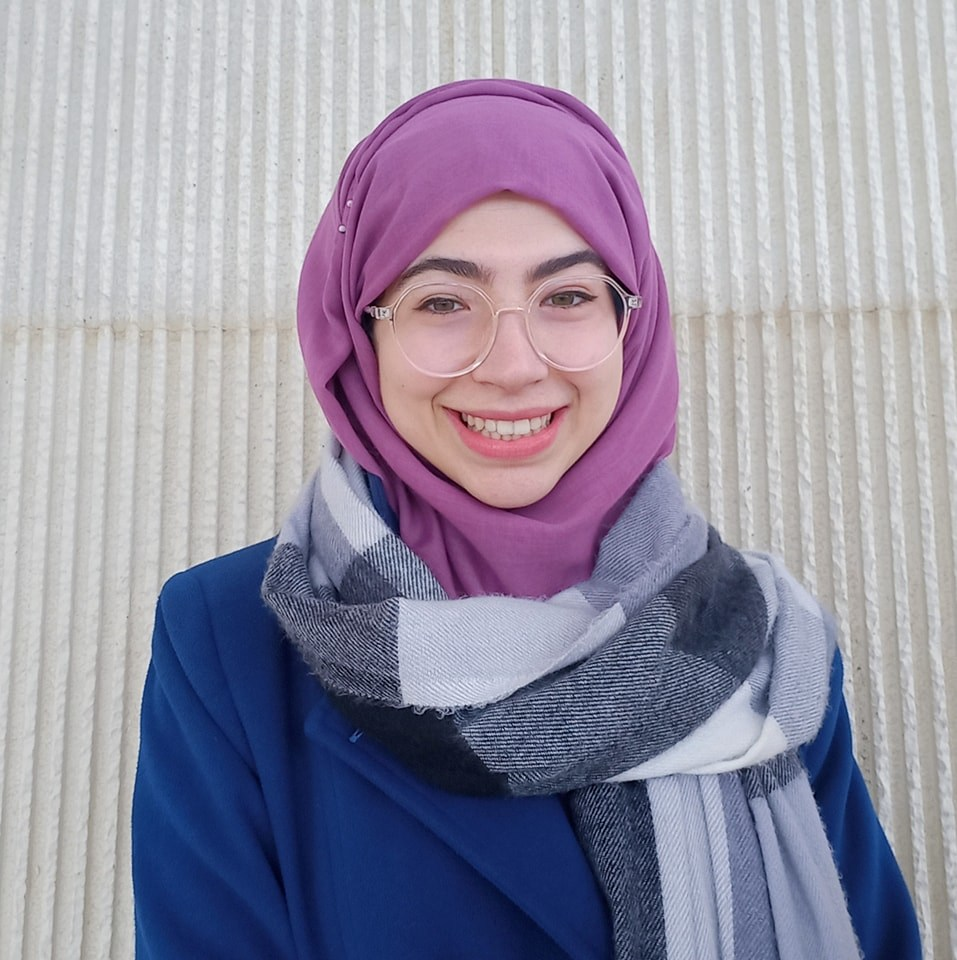
#> input picture images/shatha.jpg, 957 x 960 px, found by its file name
$ python face_detect.py
#> lines starting #> are read from the running program, lines starting #| are printed output that depends on the picture
import cv2 as cv
from cv2 import rectangle

img = cv.imread('images/shatha.jpg')
#> img is the input picture: shape (960, 957, 3); mean B, G, R 163.9, 146, 150.2
#img = img[50:800,200:800]
img = cv.resize(img,(500,500),interpolation=cv.INTER_CUBIC)
#> img: shape (500, 500, 3)
cv.imshow("Lady",img)

# Face detection : looks for object in an image
# haar cascades are really sensitive to noise in an image
# not very advanced, but easy to use and popular

gray = cv.cvtColor(img, cv.COLOR_BGR2GRAY)
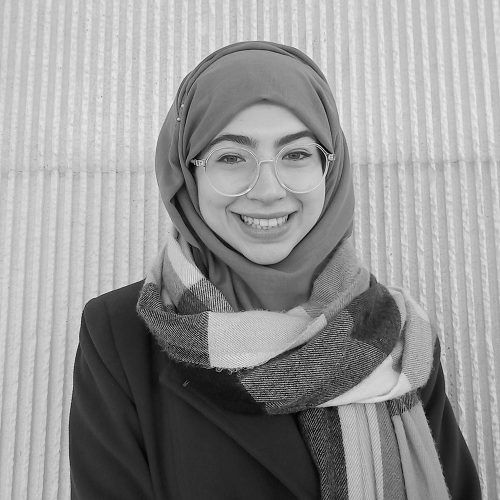
#> gray: shape (500, 500); min 1, max 245, mean 149.3

haar_cascade = cv.CascadeClassifier('C:/Users/LENOVO/Desktop/my python/OpenCV/Face Detection/haar_face.xml') # read data and store it
faces_rect = haar_cascade.detectMultiScale(gray,scaleFactor=1.1,minNeighbors=6) #detects face and return coordinates of the face, the less minNeighbors, the more faces you'll find
#> faces_rect = [[181, 92, 165, 165]]

print(len(faces_rect))
#| 1

for (x,y,w,h) in faces_rect:
    cv.rectangle(img,(x,y),(x+w,y+h),(0,255,0),thickness=2)
#> this loop made 1 pass
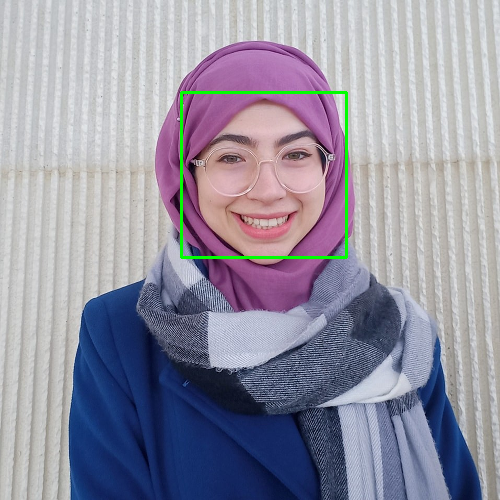
#> img: shape (500, 500, 3); mean B, G, R 162.7, 147.2, 148.9
cv.imshow("Rectangle",img)

cv.waitKey(0)

$ run again, with images/cat.jpg copied over images/shatha.jpg
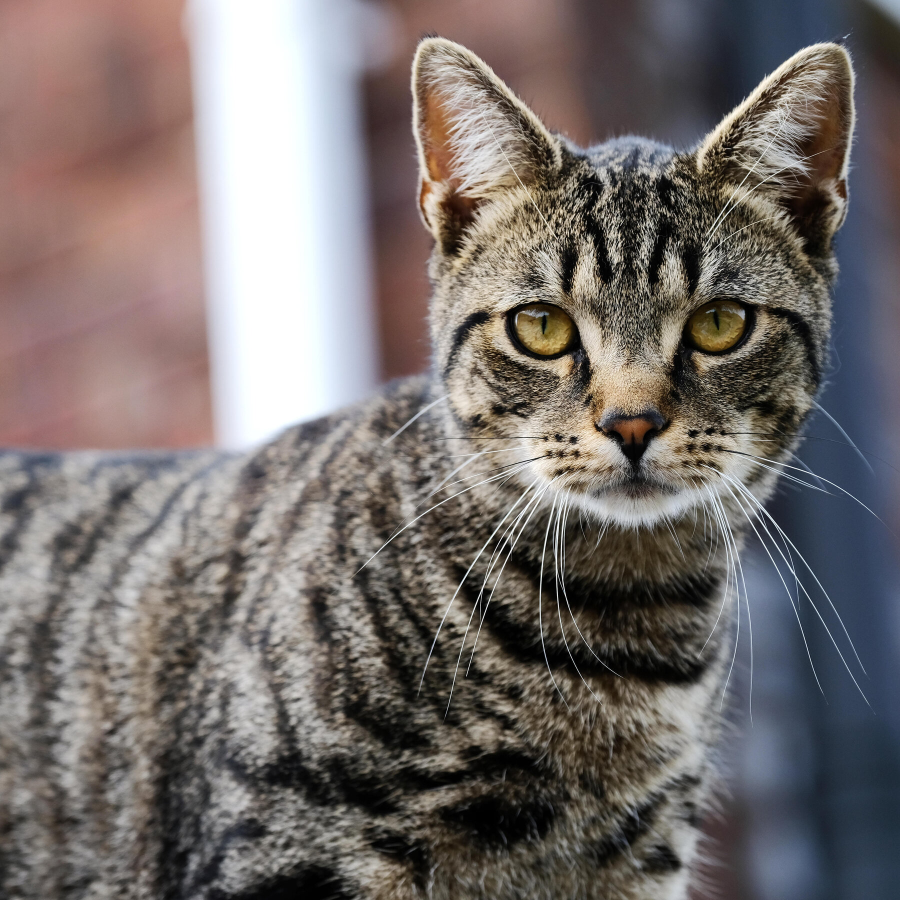
#> input picture images/cat.jpg, 1800 x 1800 px, found by its file name (shown at 1/2 size)
#> img is the input picture: shape (1800, 1800, 3); mean B, G, R 108.6, 110.7, 118.1
#> `img = cv.resize(img,(500,500),interpolation=cv.INTER_CUBIC)`:
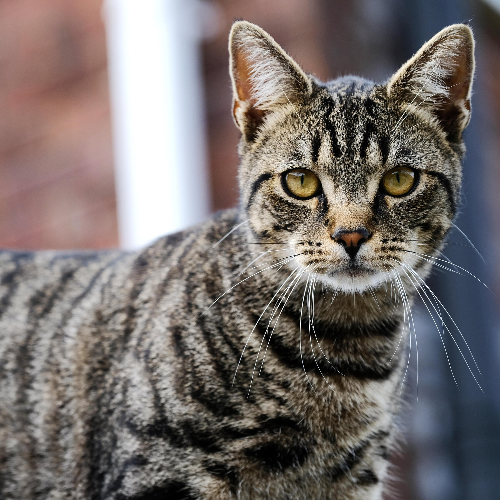
#> img: shape (500, 500, 3); mean B, G, R 108.6, 110.7, 118.1
#> `gray = cv.cvtColor(img, cv.COLOR_BGR2GRAY)`:
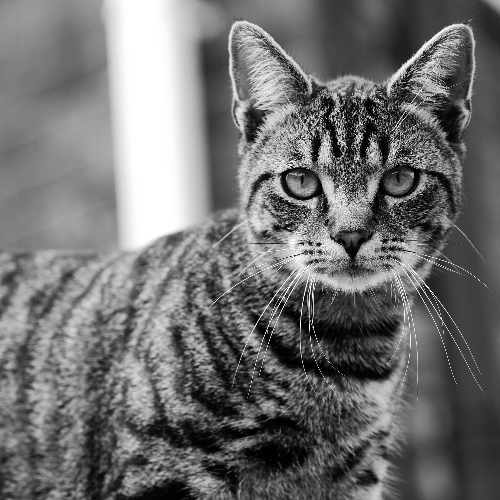
#> gray: shape (500, 500); min 0, max 255, mean 112.7
#> faces_rect = ()
#| 0

$ run again, with images/park.jpg copied over images/shatha.jpg
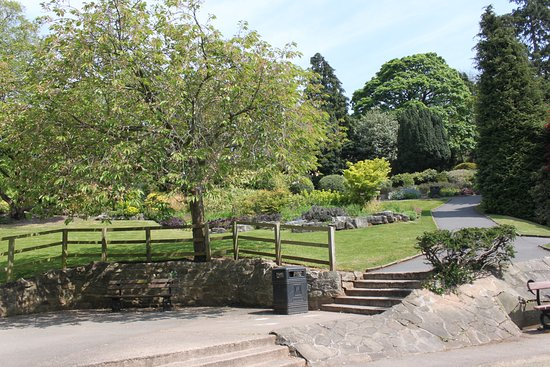
#> input picture images/park.jpg, 550 x 367 px, found by its file name
#> img is the input picture: shape (367, 550, 3); mean B, G, R 111.4, 134.7, 130.5
#> `img = cv.resize(img,(500,500),interpolation=cv.INTER_CUBIC)`:
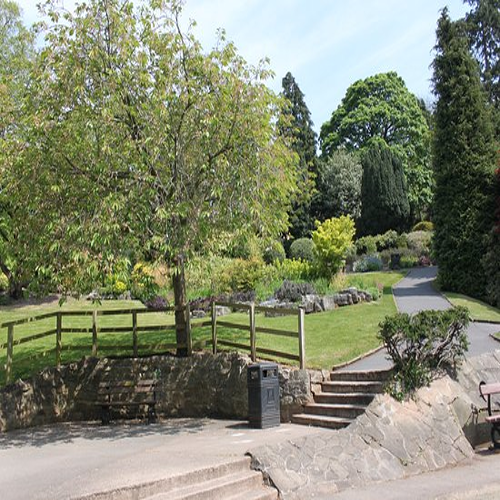
#> img: shape (500, 500, 3); mean B, G, R 111.4, 134.7, 130.5
#> `gray = cv.cvtColor(img, cv.COLOR_BGR2GRAY)`:
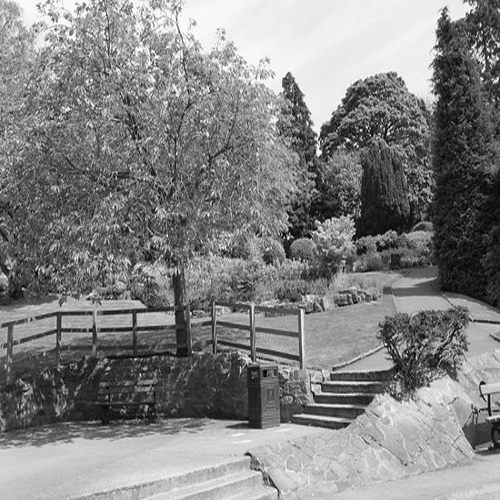
#> gray: shape (500, 500); min 0, max 255, mean 130.8
#> faces_rect = ()
#| 0
